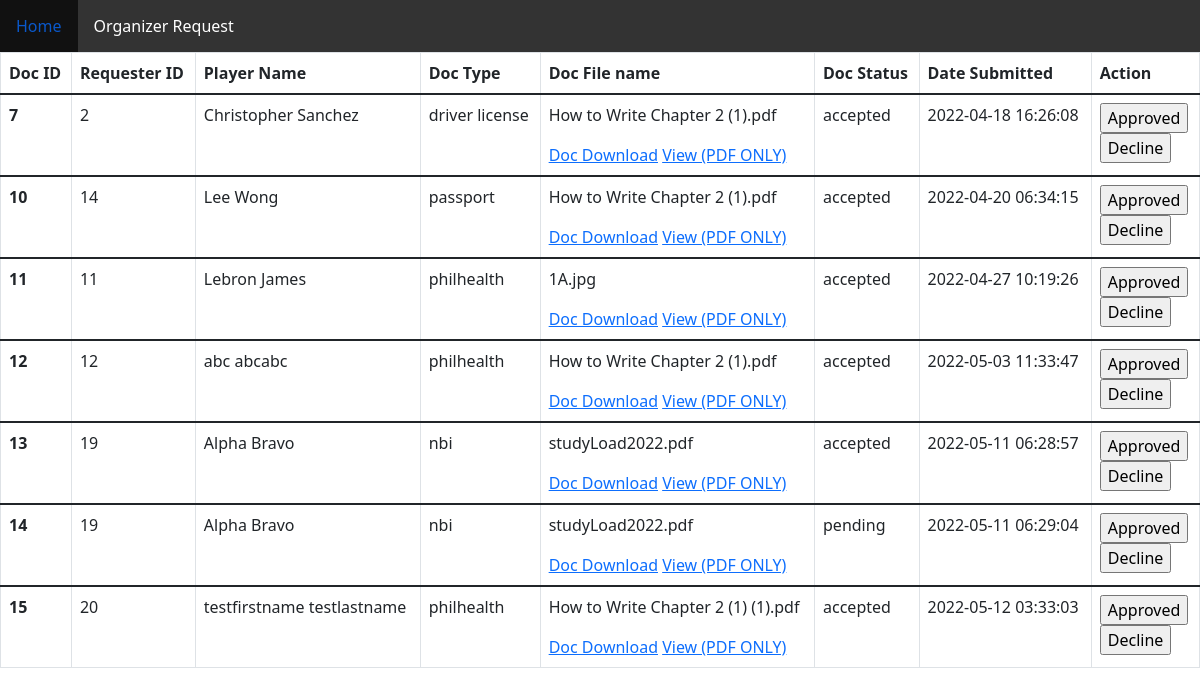
Screenshot of /0_admin.php with the database file from the repository.
### tables this page shows
CREATE TABLE `docs_organizer` (
  `doc_idno` int(11) NOT NULL,
  `user_idno` int(11) NOT NULL,
  `player_name` varchar(35) NOT NULL,
  `doc_type` varchar(25) NOT NULL,
  `doc_file_name` varchar(50) NOT NULL,
  `doc_status` varchar(25) DEFAULT NULL,
  `doc_timestamp` timestamp NOT NULL DEFAULT current_timestamp() ON UPDATE current_timestamp()
);

### 0_admin.php (the view, shortened to what this page needs)
<?php
include "configs/db.php";
$sqlViewRequest = "SELECT * FROM docs_organizer";
$resultViewRequest = mysqli_query($conn, $sqlViewRequest);
 ?>
<!DOCTYPE html>
<html>
<head>
<link rel="stylesheet" href="https://cdn.jsdelivr.net/npm/bootstrap@5.1.3/dist/css/bootstrap.min.css">
</head>
<body>
<ul>
  <li><a class="active" href="#home">Home</a></li>
   <li><a class="active" href="#home">Organizer Request</a></li>
</ul>
<table class="table table-bordered">
  <thead>
    <tr>
      <th scope="col">Doc ID</th>
      <th scope="col">Requester ID</th>
      <th scope="col">Player Name</th>
      <th scope="col">Doc Type</th>
      <th scope="col">Doc File name</th>
      <th scope="col">Doc Status</th>
      <th scope="col">Date Submitted</th>
      <th scope="col">Action</th>
    </tr>
  </thead>
<?php while($rowDocs = $resultViewRequest->fetch_assoc()): ?>
  <tbody>
    <tr>
      <th scope="row"><?php echo $rowDocs['doc_idno']; ?></th>
      <td><?php echo $rowDocs['user_idno']; ?></td>
      <td><?php echo $rowDocs['player_name']; ?></td>
      <td><?php echo $rowDocs['doc_type']; ?></td>
      <td>
		<p><?php echo $rowDocs['doc_file_name']; ?></p>
      	<a href="docs_file/<?php echo $rowDocs['doc_file_name']; ?>" download>Doc Download</a>
      	<a href="docs_file/<?php echo $rowDocs['doc_file_name']; ?>" target="_blank">View (PDF ONLY)</a>
      </td>
      <td><?php echo $rowDocs['doc_status']; ?></td>
       <td><?php echo $rowDocs['doc_timestamp']; ?></td>
      <td>
      	<form method="POST" action="<?php echo htmlspecialchars($_SERVER['PHP_SELF']); ?>">
      		<input type="submit" name="btnApprovedDocs" value="Approved" id="btnA">
      		<br>
      		<input type="submit" name="btnDeclineDocs" value="Decline" >
      	</form>
      </td>
    </tr>
  </tbody>
 <?php endwhile; ?>
</table>
</body>
</html>

### 0_admin.php (style rules this page uses)
ul { list-style-type: none; margin: 0; padding: 0; overflow: hidden; background-color: #333; }
li { float: left; }
li a { display: block; color: white; text-align: center; padding: 14px 16px; text-decoration: none; }

### rows the page displays
docs_organizer: doc_idno "7", user_idno "2", player_name "Christopher Sanchez", doc_type "driver license", doc_file_name "How to Write Chapter 2 (1).pdf", doc_status "accepted", doc_timestamp "2022-04-18 16:26:08"
docs_organizer: doc_idno "10", user_idno "14", player_name "Lee Wong", doc_type "passport", doc_file_name "How to Write Chapter 2 (1).pdf", doc_status "accepted", doc_timestamp "2022-04-20 06:34:15"
docs_organizer: doc_idno "11", user_idno "11", player_name "Lebron James", doc_type "philhealth", doc_file_name "1A.jpg", doc_status "accepted", doc_timestamp "2022-04-27 10:19:26"
docs_organizer: doc_idno "12", user_idno "12", player_name "abc abcabc", doc_type "philhealth", doc_file_name "How to Write Chapter 2 (1).pdf", doc_status "accepted", doc_timestamp "2022-05-03 11:33:47"
docs_organizer: doc_idno "13", user_idno "19", player_name "Alpha Bravo", doc_type "nbi", doc_file_name "studyLoad2022.pdf", doc_status "accepted", doc_timestamp "2022-05-11 06:28:57"
docs_organizer: doc_idno "14", user_idno "19", player_name "Alpha Bravo", doc_type "nbi", doc_file_name "studyLoad2022.pdf", doc_status "pending", doc_timestamp "2022-05-11 06:29:04"
docs_organizer: doc_idno "15", user_idno "20", player_name "testfirstname testlastname", doc_type "philhealth", doc_file_name "How to Write Chapter 2 (1) (1).pdf", doc_status "accepted", doc_timestamp "2022-05-12 03:33:03"
